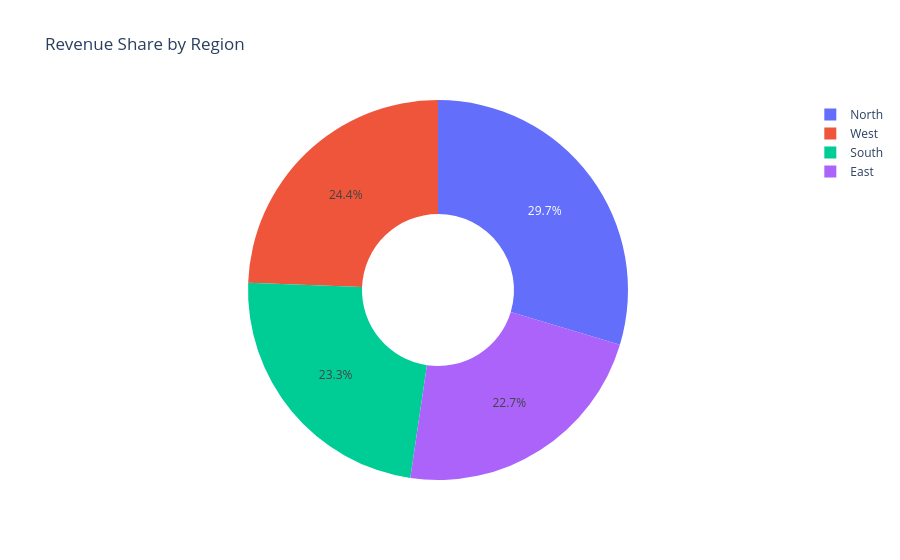

Here is the notebook cell this chart was saved with:
### Code cell
fig = px.pie(region_perf, names="region", values="revenue", title="Revenue Share by Region", hole=0.4)
fig.show()

### Figure 1 — Plotly figure (JSON) as saved in the notebook; plotly's stock layout.template omitted (floating-point values rounded to 4 significant figures)
{"data": [{"domain": {"x": [0.0, 1.0], "y": [0.0, 1.0]}, "hole": 0.4, "hovertemplate": "region=%{label}<br>revenue=%{value}<extra></extra>", "labels": ["North", "West", "South", "East"], "legendgroup": "", "name": "", "showlegend": true, "type": "pie", "values": [17570000.0, 14450000.0, 13800000.0, 13440000.0]}], "layout": {"legend": {"tracegroupgap": 0}, "title": {"text": "Revenue Share by Region"}}}
